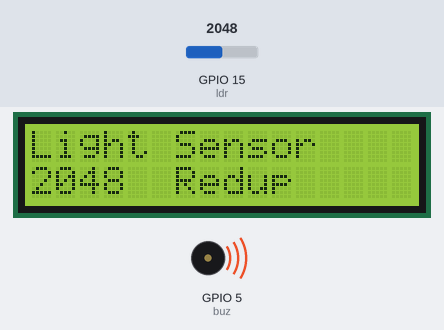
Recording of a sketch running on a simulated ESP32. Shown: 16×2 character LCD, buzzer (waves = sounding, pin HIGH). The test bench sets the inputs (shaded band); at power-on: GPIO 15 (ldr) = 2048. What the sketch prints to the serial monitor is not drawn.

Above: at 3.2 s.
3.3 s: GPIO 15 (ldr) set to 428
At 4.2 s:
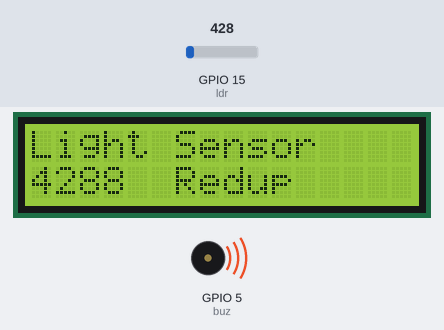
4.8 s: GPIO 15 (ldr) set to 365
At 5.5 s:
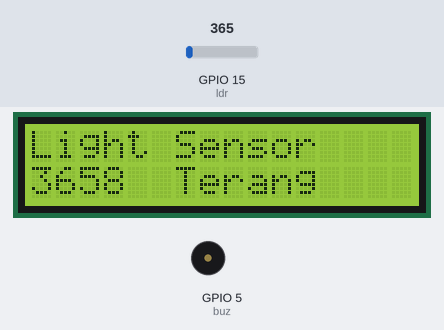
6.4 s: GPIO 15 (ldr) set to 440
At 8.0 s:
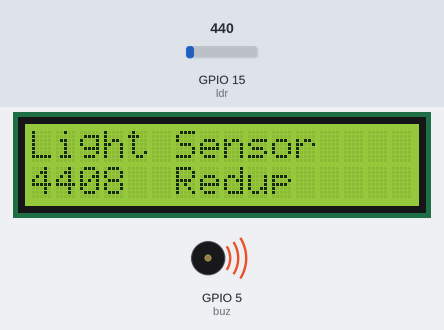
Timing chart, 0 to 9.5 s (numbered marks = the images above; inputs shaded):
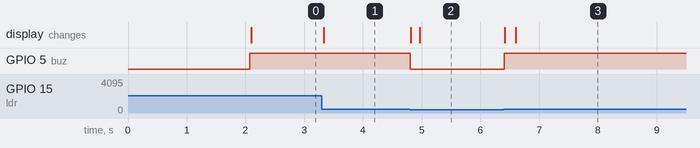

Measured:
- the behaviour switches between 400 and 399 on GPIO 15 (ldr) (found by bisection; images 1 and 2)
- after the input at 3.3 s, the display: changes at once (image 1)
- after the input at 4.8 s, GPIO 5 (buz): HIGH → LOW at once; the display: first changes at once (image 2 shows a later state)
- after the input at 6.4 s, GPIO 5 (buz): LOW → HIGH at once; the display: first changes at once (image 3 shows a later state)

The sketch:

LDR_WITH_LCD.ino
```cpp
#define ldr 15
#define buz 5
#include <Wire.h>
#include <LiquidCrystal_I2C.h>

String fNilai2, nilai = "";
int fNilai;
unsigned long previousMillis = 0;
const long interval = 200;
LiquidCrystal_I2C lcd(0x27, 16, 2);

void setup() {
  Serial.begin(9600);
  pinMode(ldr, INPUT);
  pinMode(buz, OUTPUT);
  Serial.println("Ready\n");

  lcd.init();
  lcd.backlight();
  lcd.setCursor(0, 0);
  lcd.print("HELLO");
  delay(2000);
}

void loop() {
  int light = analogRead(ldr);

  if (light < 400) {
    digitalWrite(buz, LOW);
    nilai = "Terang";
    lcd.setCursor(6, 1);
    lcd.print("Terang    ");
  } else {
    digitalWrite(buz, HIGH);
    nilai = "Redup";
    lcd.setCursor(6, 1);
    lcd.print("Redup     ");
  }

  if (fNilai2 != nilai) {
    Serial.println(nilai);
    fNilai2 = nilai;
  }

  unsigned long currentMillis = millis();
  if (currentMillis - previousMillis >= interval) {
    previousMillis = currentMillis;

    if (fNilai != light) {
      lcd.setCursor(0, 0);
      lcd.print("Light Sensor    ");
      fNilai = light;
    }
    lcd.setCursor(0, 1);
    lcd.print(light);
  }
}
```
